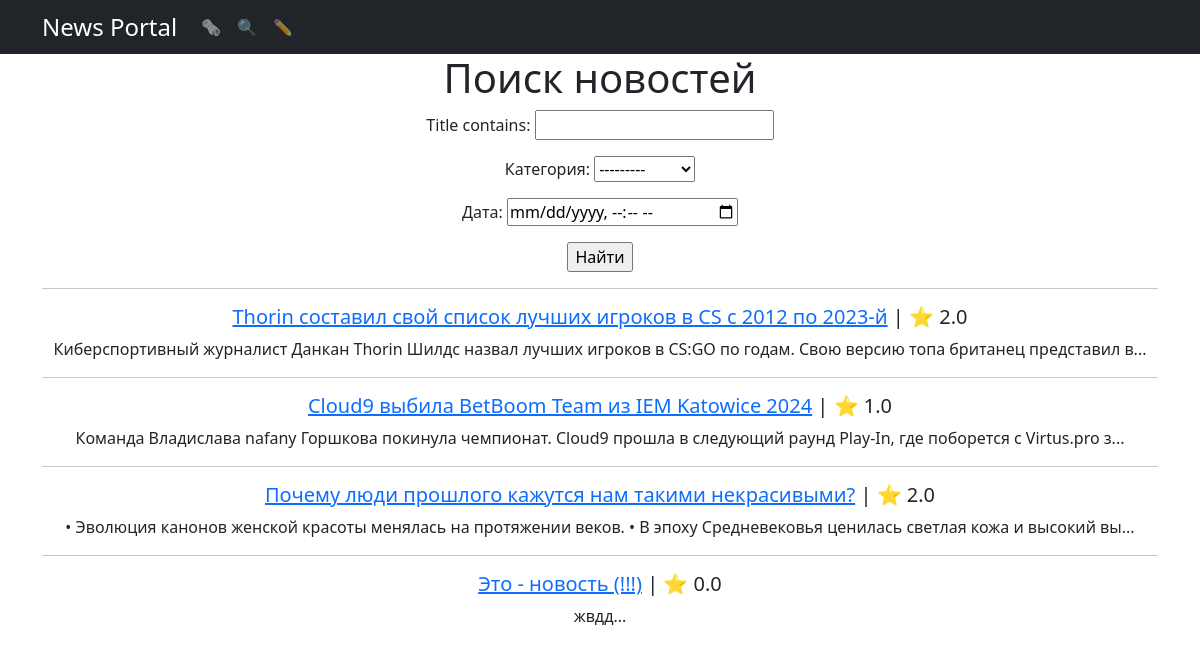
The page /search/ on the database as committed earlier.
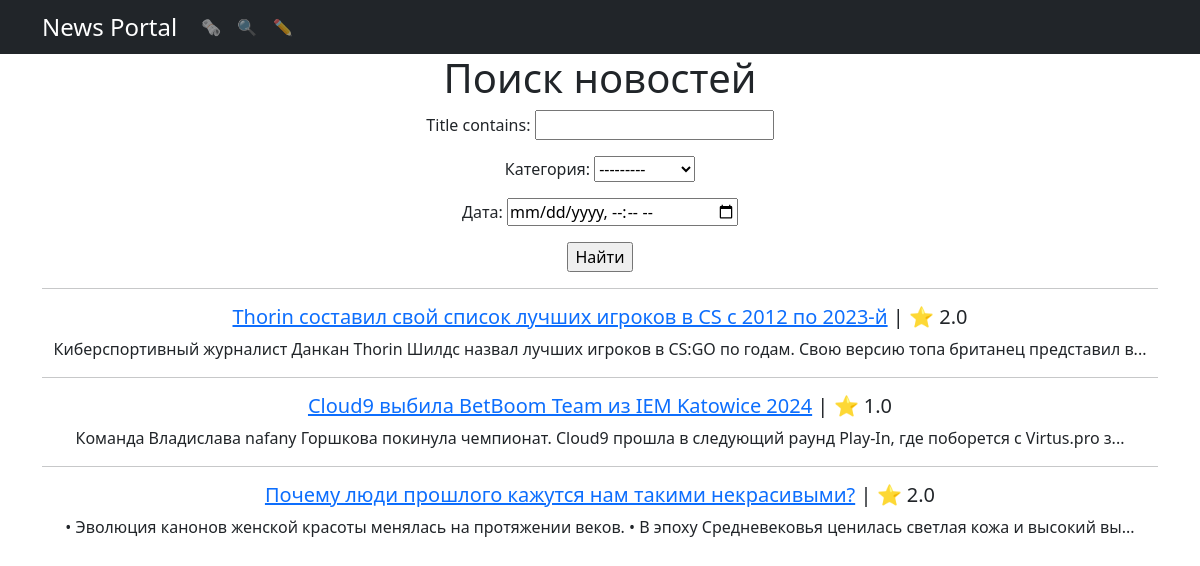
The same page on the database as committed later.
### news/models.py (models this page shows, shortened)
class Post(models.Model):
    content_type = models.CharField(max_length = 2,
                                  choices = CONTENT_TYPE,
                                  default = article)
    author = models.ForeignKey("Author", on_delete = models.CASCADE)
    datetime = models.DateTimeField(auto_now_add=True)
    category = models.ManyToManyField("Category")
    title = models.TextField()
    text = models.TextField()
    rating = models.FloatField(default=0)

### news/views.py (the view)
# urls.py: path('search/', SearchList.as_view(), name='search_list'),
class SearchList(ListView):
    queryset = Post.objects.order_by('datetime')
    template_name = 'search.html'
    context_object_name = 'news'
    def get_queryset(self):
        queryset = super().get_queryset()
        self.filterset = PostFilter(self.request.GET, queryset)
        return self.filterset.qs
    def get_context_data(self, **kwargs):
        context = super().get_context_data(**kwargs)
        context['filterset'] = self.filterset
        return context

### news/models.py (called while the page is built)
    def __str__(self):
        return self.name

### news/templatetags/custom_filters.py (called while the page is built)
@register.filter()
def preview_text(text):
    return f"{text[:124]}..."

### templates/search.html
{% extends 'flatpages/default.html' %}
{% load custom_filters %}
{% block content %}
    <h1>Поиск новостей</h1>
    <form action="" method="get">
        {{ filterset.form.as_p }}
        <input type="submit" value="Найти" />
    </form>
    {% if filterset.qs %}
        {% for post in filterset.qs %}
            <hr>
            <h5> <a href="{{post.id}}">{{ post.title }}</a>  | ⭐️ {{ post.rating }}</h5>
            <p>{{ post.text | preview_text}}</p>
        {% endfor %}
    {% else %}
    <h1 style="padding: 15% 5%">Ой 🫢</h1>
    <h5>По вашему запросу ничего не найдено</h5>
    {% endif %}
{% endblock content %}

Rows that differ between the two databases and show on the page:
removed Post: title "Это - новость (!!!)", rating "0.0", text|preview_text "жвдд..."
